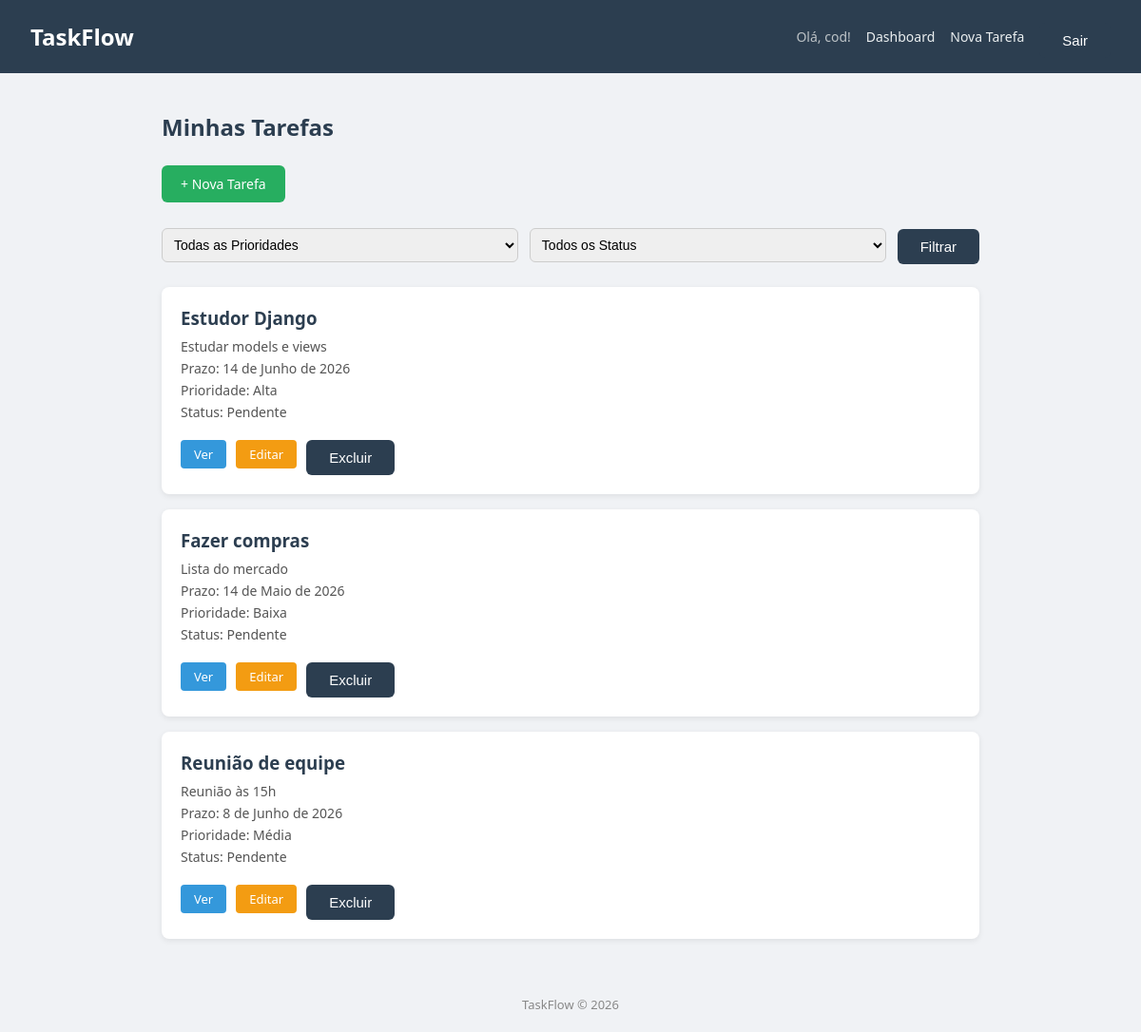
Page / (signed in) on the earlier database version.
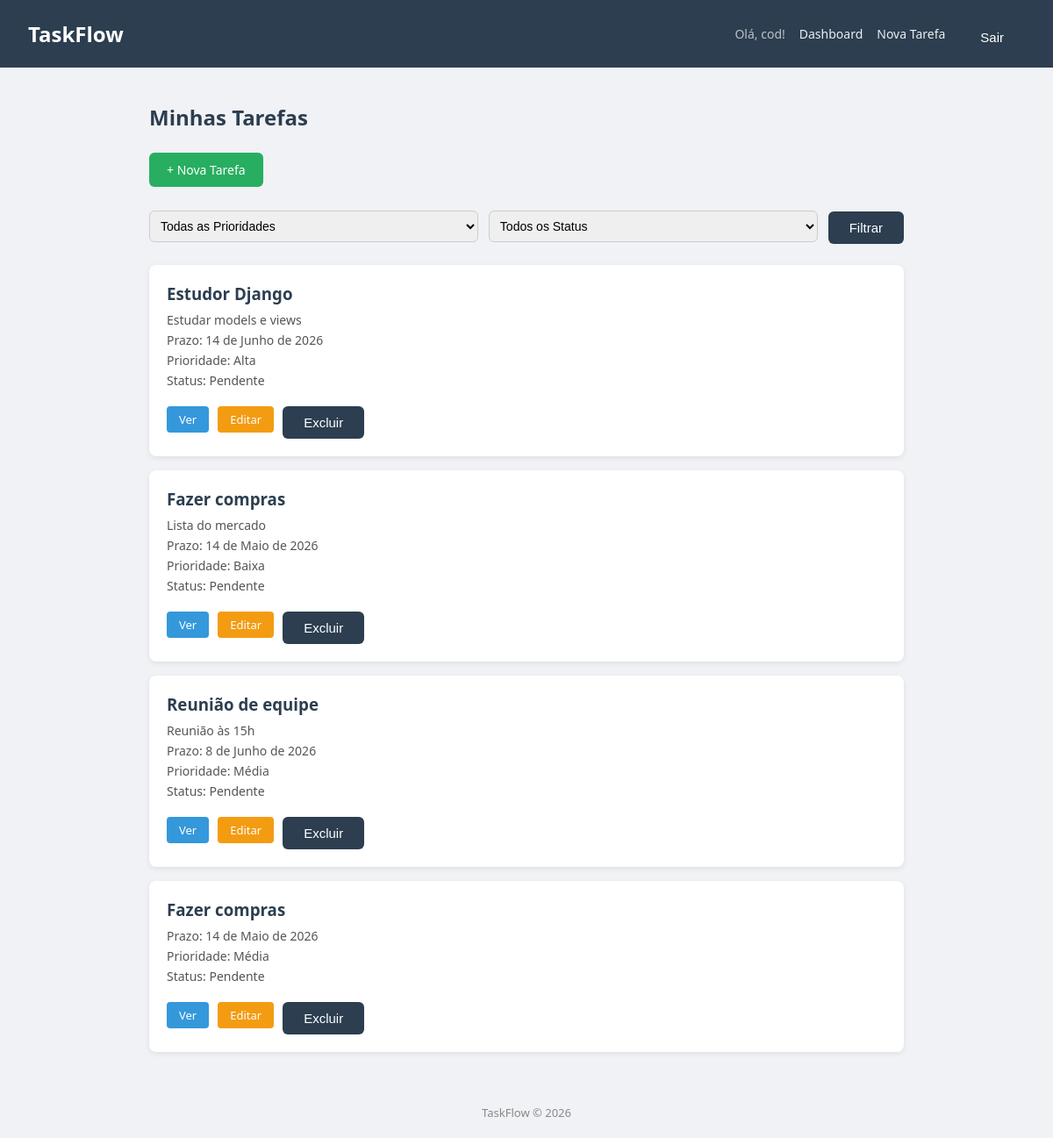
Same page on the later database version.
### tasks/models.py (models this page shows, shortened)
class Task(models.Model):
    PRIORIDADE_CHOICES = [
        ('baixa', 'Baixa'),
        ('media', 'Média'),
        ('alta', 'Alta'),
    ]
    STATUS_CHOICES = [
        ('pendente', 'Pendente'),
        ('concluida', 'Concluída'),
    ]
    titulo = models.CharField(max_length=200)
    descricao = models.TextField(blank=True)
    data_criacao = models.DateTimeField(auto_now_add=True)
    prazo = models.DateField(null=True, blank=True)
    prioridade = models.CharField(max_length=10, choices=PRIORIDADE_CHOICES, default='baixa')
    status = models.CharField(max_length=10, choices=STATUS_CHOICES, default='pendente')
    usuario = models.ForeignKey(User, on_delete=models.CASCADE)

### tasks/views.py (the view)
# urls.py: path('', views.dashboard, name='dashboard'),
@login_required
def dashboard(request):
    tarefas = Task.objects.filter(usuario=request.user)
    prioridade = request.GET.get('prioridade')
    status = request.GET.get('status')
    if prioridade:
        tarefas = tarefas.filter(prioridade=prioridade)
    if status:
        tarefas = tarefas.filter(status=status)
    return render(request, 'tasks/dashboard.html', {'tarefas': tarefas})

### tasks/templates/tasks/dashboard.html (shortened to what this page needs)
{% extends 'tasks/base.html' %}
{% block conteudo %}
    <h2>Minhas Tarefas</h2>
    <a href="{% url 'criar_tarefa' %}" class="btn-nova-tarefa">+ Nova Tarefa</a>
    <form method="GET" class="filtros">
        <select name="prioridade">
            <option value="">Todas as Prioridades</option>
        </select>
        <select name="status">
            <option value="">Todos os Status</option>
        </select>
        <button type="submit">Filtrar</button>
    </form>
    {% if tarefas %}
        {% for tarefa in tarefas %}
            <div class="tarefa-card">
                <h3>{{ tarefa.titulo }}</h3>
                <p>{{ tarefa.descricao }}</p>
                <p>Prazo: {{ tarefa.prazo }}</p>
                <p>Prioridade: {{ tarefa.get_prioridade_display }}</p>
                <p>Status: {{ tarefa.get_status_display }}</p>
                <div class="tarefa-acoes">
                    <a href="{% url 'detalhe_tarefa' tarefa.id %}" class="btn-ver">Ver</a>
                    <a href="{% url 'editar_tarefa' tarefa.id %}" class="btn-editar">Editar</a>
                    <form method="POST" action="{% url 'excluir_tarefa' tarefa.id %}">
                        <button type="submit" class="btn-excluir">Excluir</button>
                    </form>
                </div>
            </div>
        {% endfor %}
    {% else %}
        <p>Nenhuma tarefa encontrada.</p>
    {% endif %}
{% endblock %}

Differences in the rows shown:
added Task: titulo "Fazer compras", prazo "14 de Maio de 2026", prioridade "Média", status "Pendente"
